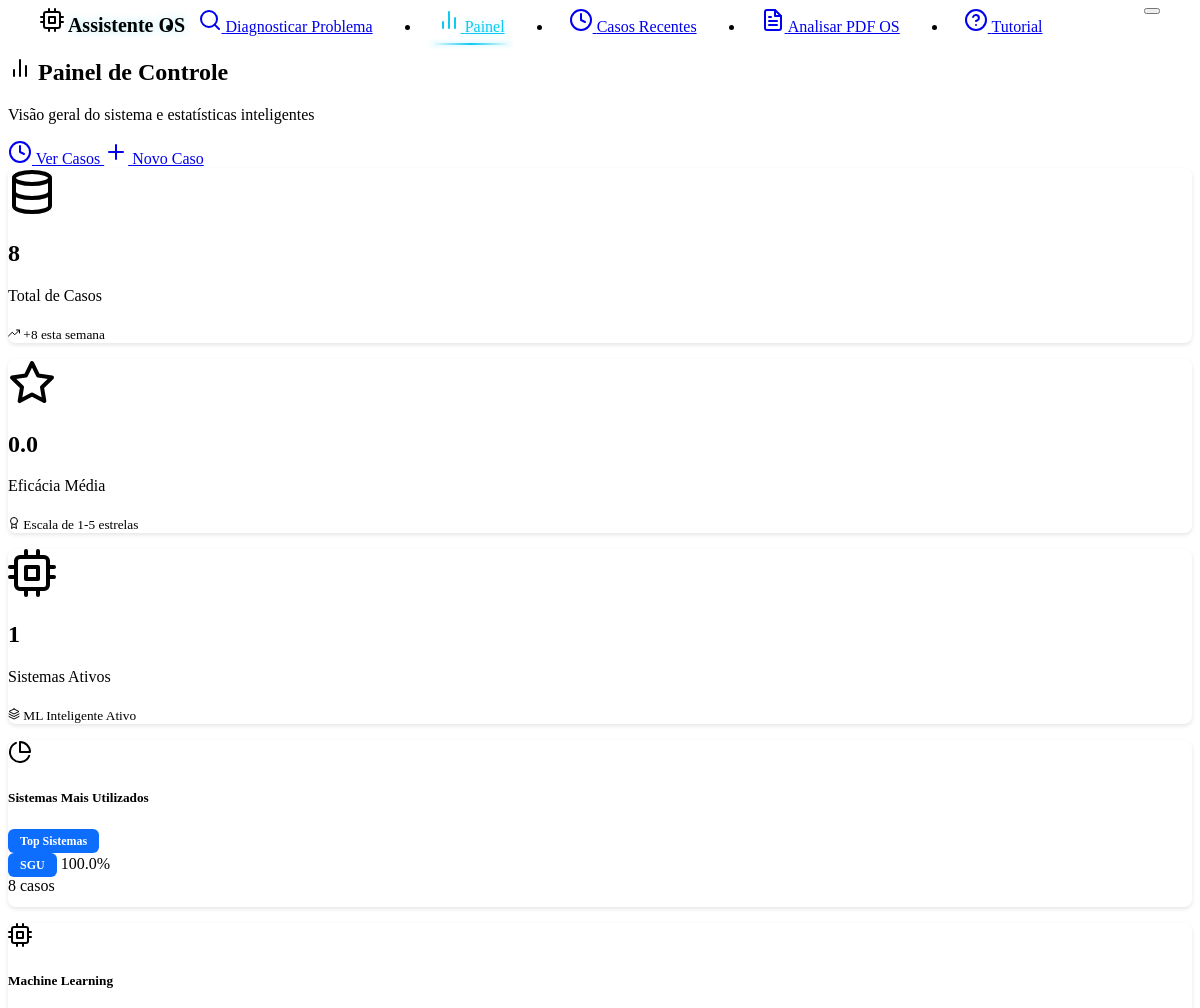
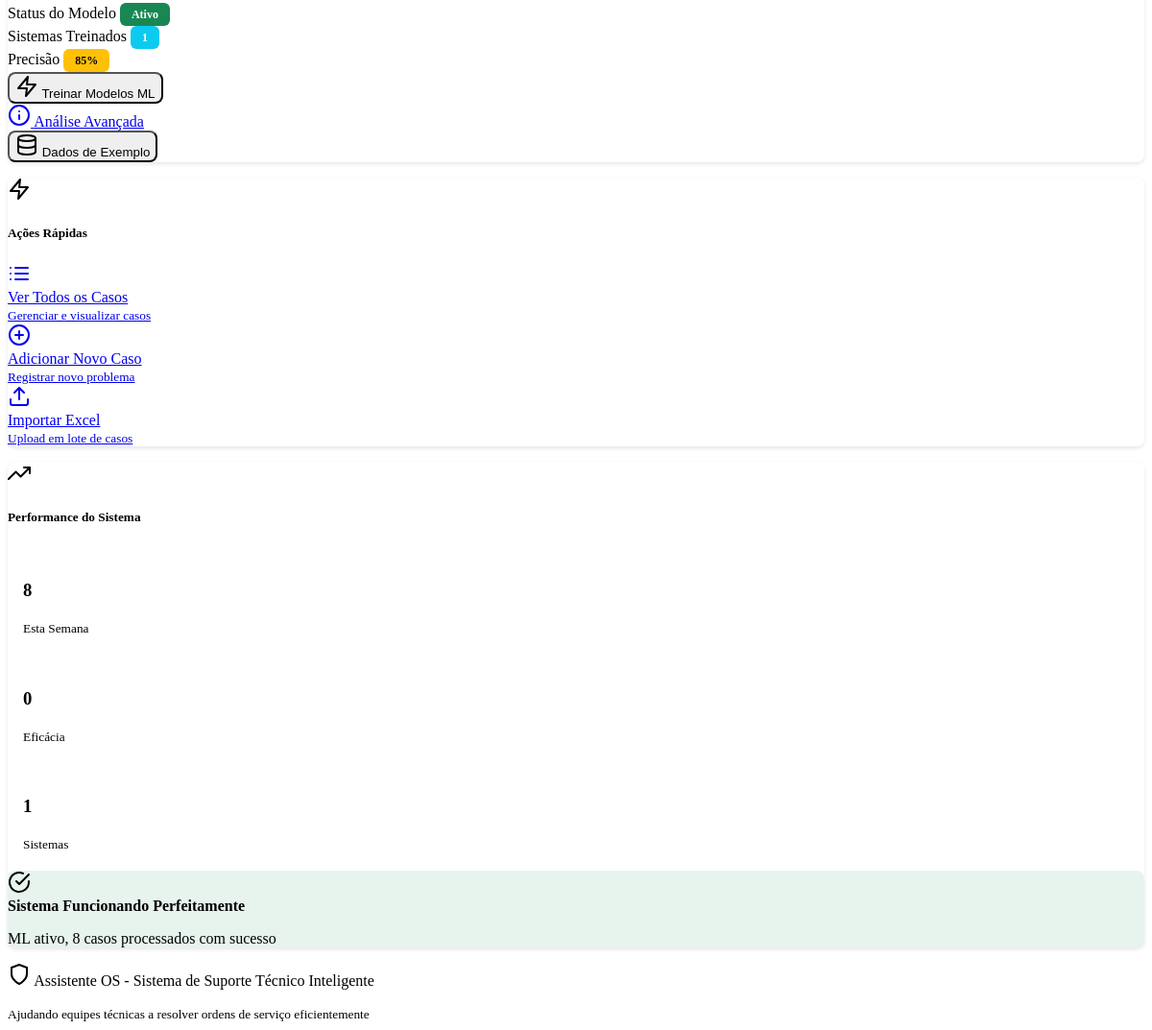
Page /dashboard on the earlier database version (2 pictures, top to bottom).
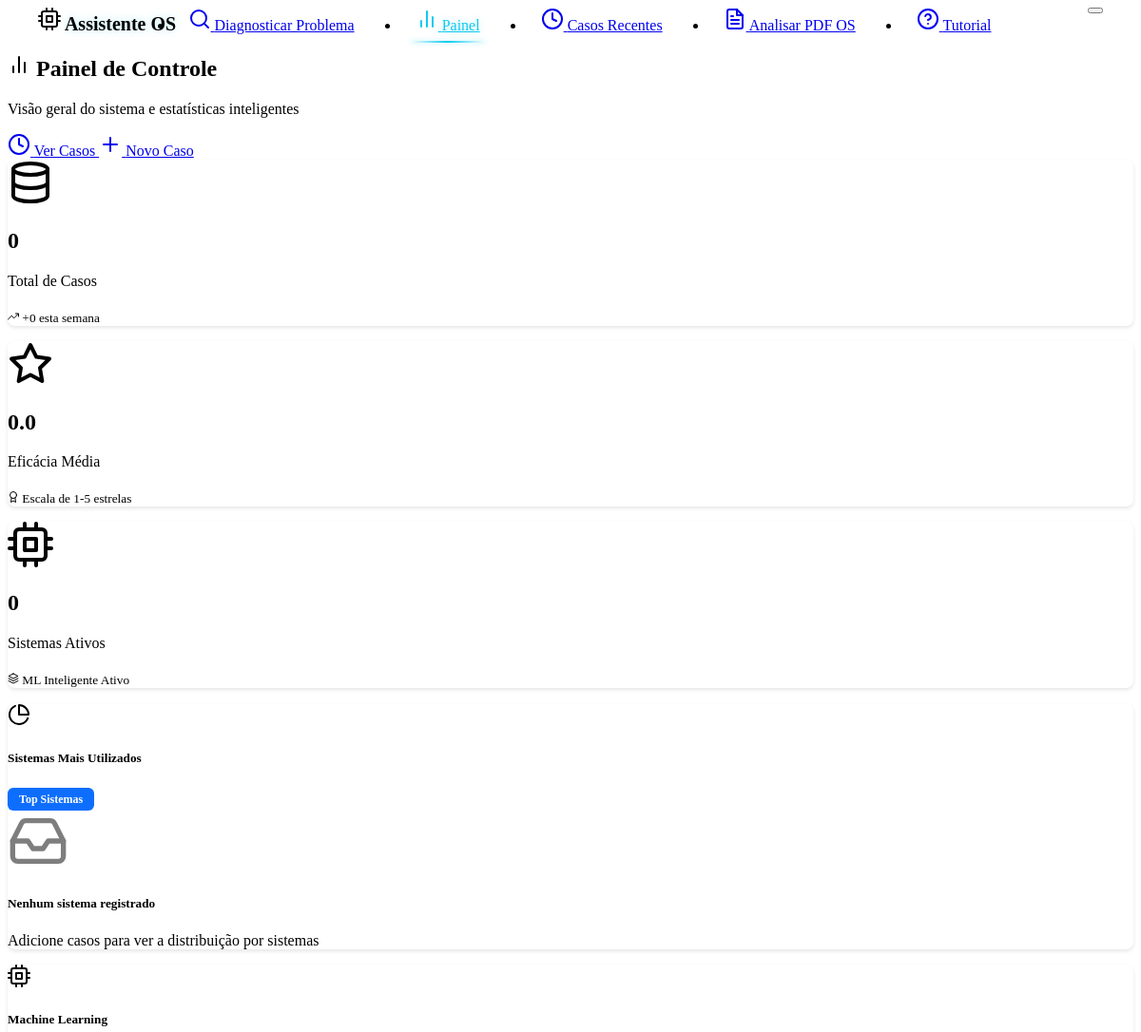
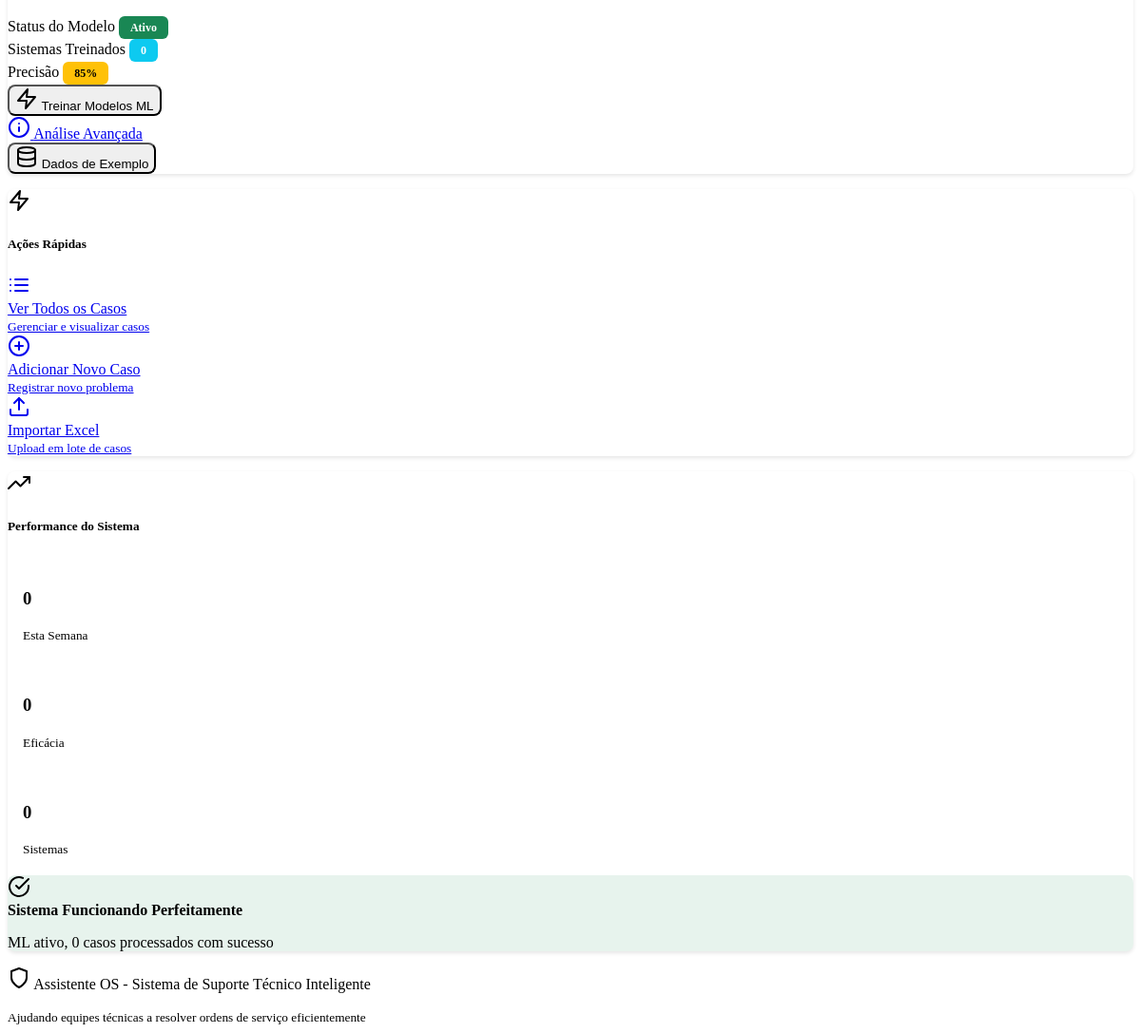
Same page on the later database version (2 pictures, top to bottom).
### models.py (models this page shows, shortened)
class Case(db.Model):
    __tablename__ = 'cases'
    id = db.Column(db.Integer, primary_key=True)
    os_number = db.Column(db.String(20), nullable=True)  # Número da OS extraído do PDF
    problem_description = db.Column(db.Text, nullable=False)
    solution = db.Column(db.Text, nullable=False)
    system_type = db.Column(db.String(100), default="Unknown")
    created_at = db.Column(db.DateTime, default=datetime.now)
    effectiveness_score = db.Column(db.Float, nullable=True)
    feedback_count = db.Column(db.Integer, default=0)
    tags = db.Column(db.String(500), default="")  # Stored as comma-separated string
    feedbacks = db.relationship("CaseFeedback", backref="case", cascade="all, delete-orphan")

### routes.py (the view)
@app.route('/dashboard')
def dashboard():
    try:
        stats = case_service.get_statistics()
        return render_template('dashboard.html', stats=stats)
    except Exception as e:
        logging.error(f"Error loading dashboard: {str(e)}")
        flash(f'Error loading dashboard: {str(e)}', 'error')
        return render_template('dashboard.html', stats={})

### case_service.py (called while the page is built)
    def get_all_cases(self) -> List[Case]:
        try:
            return Case.query.all()
        except Exception as e:
            logging.error(f"Error getting cases from database: {str(e)}")
            return current_app.config.get('CASES_STORAGE', [])

### templates/dashboard.html (shortened to what the changed rows need)
{% extends "base.html" %}
{% block content %}
<div class="row mb-4">
    <div class="col-12">
        <div class="d-flex justify-content-between align-items-center">
            <div>
                <h2 class="mb-1">
                    <i data-feather="bar-chart-2" class="me-2"></i>
                    Painel de Controle
                </h2>
            </div>
        </div>
    </div>
</div>
{% if stats %}
<div class="row mb-4">
    <div class="col-lg-4 col-md-6 mb-3">
        <div class="card text-center h-100 border-0 shadow-sm">
            <div class="card-body d-flex flex-column justify-content-center py-4">
                <i data-feather="database" class="mb-3 text-primary" style="width: 48px; height: 48px; margin: 0 auto;"></i>
                <h2 class="mb-2 text-primary fw-bold">{{ stats.total_cases }}</h2>
                <p class="text-muted mb-2">Total de Casos</p>
                <div class="progress" style="height: 4px;">
                </div>
                <small class="text-success mt-2">
                    <i data-feather="trending-up" style="width: 12px; height: 12px;"></i>
                    +{{ stats.recent_activity or 0 }} esta semana
                </small>
            </div>
        </div>
    </div>
    <div class="col-lg-4 col-md-6 mb-3">
        <div class="card text-center h-100 border-0 shadow-sm">
            <div class="card-body d-flex flex-column justify-content-center py-4">
                <i data-feather="star" class="mb-3 text-warning" style="width: 48px; height: 48px; margin: 0 auto;"></i>
                <h2 class="mb-2 text-warning fw-bold">{{ "%.1f"|format(stats.avg_effectiveness) if stats.avg_effectiveness else "0.0" }}</h2>
                <p class="text-muted mb-2">Eficácia Média</p>
                <div class="progress" style="height: 4px;">
                </div>
                <small class="text-info mt-2">
                    <i data-feather="award" style="width: 12px; height: 12px;"></i>
                    Escala de 1-5 estrelas
                </small>
            </div>
        </div>
    </div>
    <div class="col-lg-4 col-md-6 mb-3">
        <div class="card text-center h-100 border-0 shadow-sm">
            <div class="card-body d-flex flex-column justify-content-center py-4">
                <i data-feather="cpu" class="mb-3 text-info" style="width: 48px; height: 48px; margin: 0 auto;"></i>
                <h2 class="mb-2 text-info fw-bold">{{ stats.systems|length if stats.systems else 0 }}</h2>
                <p class="text-muted mb-2">Sistemas Ativos</p>
                <div class="progress" style="height: 4px;">
                </div>
                <small class="text-primary mt-2">
                    <i data-feather="layers" style="width: 12px; height: 12px;"></i>
                    ML Inteligente Ativo
                </small>
            </div>
        </div>
    </div>
</div>
{% endif %}
<div class="row mb-4">
    <div class="col-lg-8 mb-4">
        <div class="card h-100 border-0 shadow-sm">
            <div class="card-body">
                {% if stats.systems %}
                <div class="systems-chart">
                    {% for system, count in stats.systems[:6] %}
                    <div class="mb-3">
                        <div class="d-flex justify-content-between align-items-center mb-2">
                            <div class="d-flex align-items-center">
                                <span class="badge system-badge me-2" data-system="{{ system }}">{{ system }}</span>
                                <span class="text-muted">{{ "%.1f"|format(count / stats.total_cases * 100) if stats.total_cases > 0 else 0 }}%</span>
                            </div>
                            <span class="fw-bold text-primary">{{ count }} casos</span>
                        </div>
                        <div class="progress" style="height: 12px; border-radius: 6px;">
                        </div>
                    </div>
                    {% endfor %}
                </div>
                {% else %}
                <div class="text-center py-5 text-muted">
                    <i data-feather="inbox" class="mb-3" style="width: 64px; height: 64px; opacity: 0.5;"></i>
                    <h5 class="text-muted">Nenhum sistema registrado</h5>
                    <p>Adicione casos para ver a distribuição por sistemas</p>
                </div>
                {% endif %}
            </div>
        </div>
    </div>
    <div class="col-lg-4 mb-4">
        <div class="card h-100 border-0 shadow-sm">
            <div class="card-body">
                <div class="mb-4">
                    <div class="d-flex justify-content-between align-items-center mb-2">
                        <span class="fw-medium">Sistemas Treinados</span>
                        <span class="badge bg-info">{{ stats.systems|length if stats and stats.systems else 0 }}</span>
                    </div>
                </div>
            </div>
        </div>
    </div>
</div>
<div class="row mb-4">
    <div class="col-lg-6 mb-4">
        <div class="card h-100 border-0 shadow-sm">
            <div class="card-body">
                <div class="performance-metrics">
                    <div class="row text-center mb-4">
                        <div class="col-4">
                            <div class="performance-card">
                                <h3 class="text-primary mb-1">{{ stats.recent_activity or 0 }}</h3>
                                <small class="text-muted">Esta Semana</small>
                                <div class="progress mt-2" style="height: 3px;">
                                </div>
                            </div>
                        </div>
                        <div class="col-4">
                            <div class="performance-card">
                                <h3 class="text-info mb-1">{{ stats.systems|length if stats.systems else 0 }}</h3>
                                <small class="text-muted">Sistemas</small>
                                <div class="progress mt-2" style="height: 3px;">
                                </div>
                            </div>
                        </div>
                    </div>
                    <div class="alert alert-success border-0" style="background: rgba(25, 135, 84, 0.1);">
                        <div class="d-flex align-items-center">
                            <div>
                                <strong class="text-success">Sistema Funcionando Perfeitamente</strong>
                                <p class="mb-0 small text-muted">ML ativo, {{ stats.total_cases or 0 }} casos processados com sucesso</p>
                            </div>
                        </div>
                    </div>
                </div>
            </div>
        </div>
    </div>
</div>
{% endblock %}

Differences in the rows shown:
removed Case: system_type "SGU", total_cases "100.0", count "8"
Other differences:
{{ stats.total_cases }}: "8" → "0"
{{ stats.recent_activity or 0 }}: "8" → "0"
{{ stats.systems|length if stats.systems else 0 }}: "1" → "0"
{{ stats.systems|length if stats and stats.systems else 0 }}: "1" → "0"
{{ stats.total_cases or 0 }}: "8" → "0"
text now shown: "Nenhum sistema registrado Adicione casos para ver a distribuição por sistemas"
